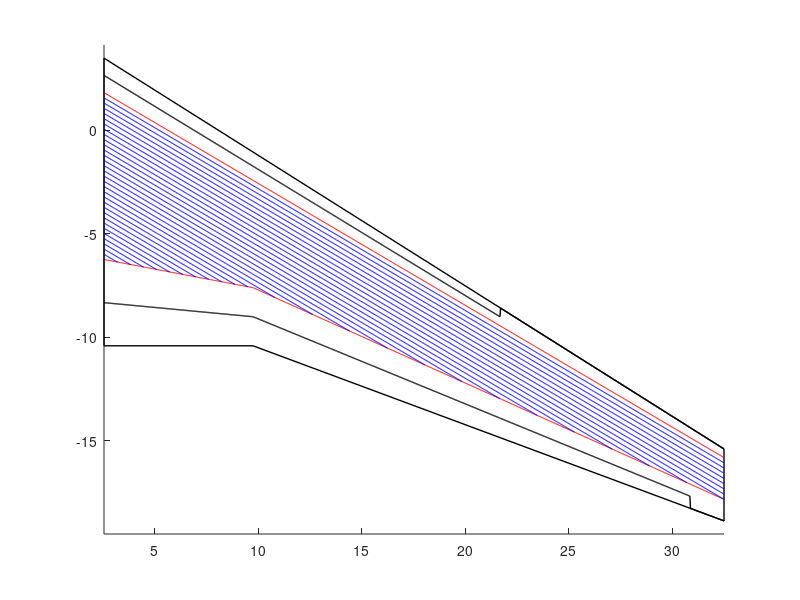

Write MATLAB code to recreate this figure. (Note: this script raises an error after producing the figure.)
clf

% parameters
area = 482; % m^2
wing_span = 65; % m
taper_ratio = 0.25;
quarter_chord_sweep = 26.6; % degrees
trailing_edge_kink = 0.3; % fraction of wing span
area_ratio = 0.0939; % cross-sectional area as a proportion of c^2

% simple design
total_chord = 1 + 1 / taper_ratio;
tip_chord = 2 * area / (wing_span * total_chord);
root_chord = tip_chord / taper_ratio;
qcy = -wing_span / 2 * tand(quarter_chord_sweep);
le_tip = qcy + tip_chord / 4;
te_tip = qcy - 3 * tip_chord / 4;
le_root = root_chord / 4;
te_root = -3 * root_chord / 4;

% wing with trailing edge kink
kink_span = wing_span / 2 * trailing_edge_kink;
% recalculate the wing iteratively
A_tot = 0; % initialize the total area to a value larger than the target area
tip_chord2 = tip_chord;
root_chord2 = root_chord;

% iterative loop
while A_tot < area/2
    A_le = wing_span / 16 * (tip_chord2 + root_chord2);
    A_inner = kink_span / 2 * (3/2 * root_chord2 - kink_span * tand(quarter_chord_sweep));
    A_outer = (wing_span / 2 - kink_span)/2 * (3/4 * root_chord2 - kink_span * tand(quarter_chord_sweep) + 3/4 * tip_chord2);
    A_tot = A_le + A_inner + A_outer;
    root_chord2 = root_chord2 + 1e-3;
    tip_chord2 = root_chord2 * taper_ratio;
end

qcy = -wing_span / 2 * tand(quarter_chord_sweep);
le_tip = qcy + tip_chord2 / 4;
te_tip = qcy - 3 * tip_chord2 / 4;
le_root = root_chord2 / 4;
te_root = -3 * root_chord2 / 4;

% draw the wing
hold on
plot([2.55, wing_span / 2], [le_root, le_tip], 'k-', 'LineWidth', 1)
plot([2.55, kink_span], [te_root, te_root], 'k-', 'LineWidth', 1)
plot([kink_span, wing_span / 2], [te_root, te_tip], 'k-', 'LineWidth', 1)
plot([2.55, 2.55], [le_root, te_root], 'k-', 'LineWidth', 1)
plot([wing_span / 2, wing_span / 2], [le_tip, te_tip], 'k-', 'LineWidth', 1)
axis equal

% get chord and spars
x = linspace(2.55, wing_span/2, 1000);
le = linspace(le_root, le_tip, 1000); % leading edge points
te = interp1([0 kink_span wing_span/2], [te_root te_root te_tip], x);
chord = le - te;
% front spar
front_spar = le - 0.12 * chord;
rear_spar = te + 0.3 * chord;
front_spar = linspace(front_spar(1), front_spar(end), 1000);
plot(x, front_spar, "r-")
plot(x, rear_spar, "r-")

% stringer layout
tip_stringers = 7; % number of stringers at the top
stringer_spacing = (front_spar(end) - rear_spar(end)) / (tip_stringers + 1);
for i = 1:tip_stringers * 6
    stringer_pos = max(rear_spar, front_spar - i * stringer_spacing);
    end_pos = 1000;
    if any(stringer_pos == rear_spar)
        end_pos = find(stringer_pos == rear_spar, 1);
    end
    plot(x(1:end_pos), stringer_pos(1:end_pos), "b-")
end

% get the number of stringers at various locations
num_stringers = floor((front_spar - rear_spar) / stringer_spacing);
num_stringers_root = num_stringers(1);
num_stringers_kink = num_stringers(ceil(kink_span ./ wing_span * 2000));

le_new = le - 0.5 * (le - front_spar) .* (x <= max(x) * 0.667);
te_new = te + 0.5 * (rear_spar - te) .* (x <= max(x) * 0.95);

flap_end = max(x) * 0.667;

plot(x, le_new, 'k-', 'LineWidth', 1)
plot(x, te_new, 'k-', 'LineWidth', 1)

% plot ribs
for i = 1:length(rib_list)
    loc = rib_list(i);
    if loc < max(x)
        ribFore = interp1(x, front_spar, loc);
        ribAft = interp1(x, te_new, loc);
        plot([loc loc], [ribFore ribAft], "k-")
    end
end

% plot pseudoribs
num_pribs = 24;
prib_loc = linspace(2.55, 32.5, num_pribs);
for i = 1:length(prib_loc)
    loc = prib_loc(i);
    ribFore = interp1(x, le_new, loc);
    ribAft = interp1(x, front_spar, loc);
    plot([loc loc], [ribFore ribAft], "k-")
end

xlim([0 35])
